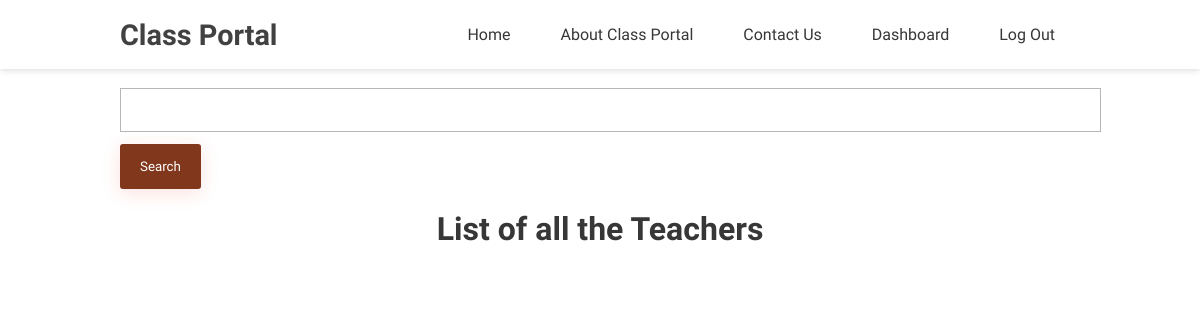
The app's page /view-teachers.php (signed in), older data.
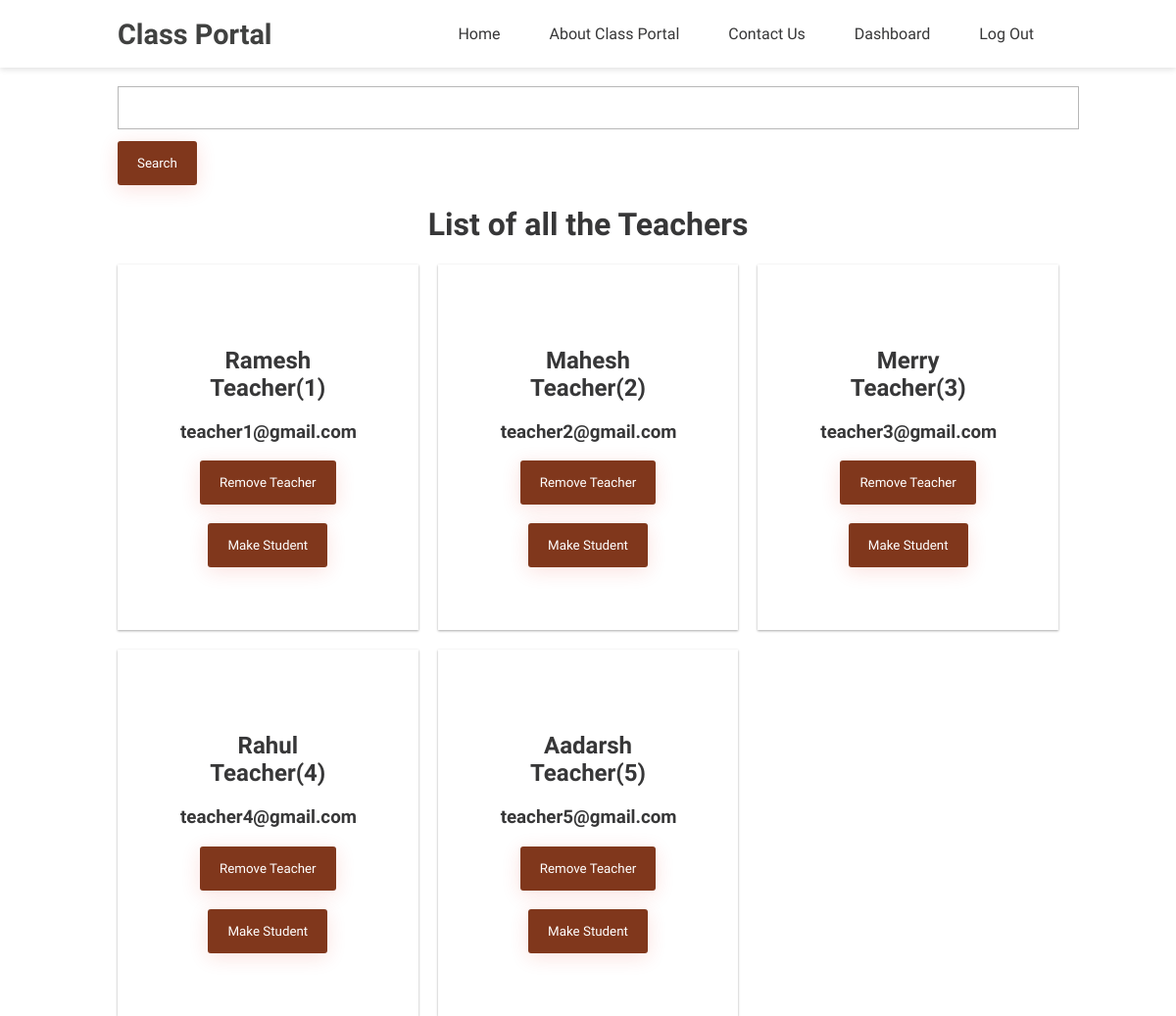
The same page, newer data.
### tables this page shows
CREATE TABLE `users` (
  `id` int(100) NOT NULL,
  `username` varchar(100) NOT NULL,
  `email` varchar(100) NOT NULL,
  `password` varchar(200) NOT NULL,
  `user_role` int(10) NOT NULL,
  `Semester` int(11) NOT NULL
);

### view-teachers.php (the view, shortened to what this page needs)
<?php
if (!isset($_SESSION['username'])) :
    header('Location:login.php');
else :
    include("config/db.php");
    include("include/header.php");
?>
<br>
    <div class="container">
            <?php
            $search = isset($_GET['search']) ? $_GET['search'] : '';
            $sql = "SELECT * FROM users WHERE user_role=2 AND (username LIKE '%$search%' OR email LIKE '%$search%')";
            $result = mysqli_query($conn, $sql) or die('Error');
            echo "<form method='GET'><input type='text' name='search' value='$search'><input type='submit' value='Search'></form>";
            ?>
        <h1 style="text-align: center;">List of all the Teachers</h1>
        <div class="cards" id="data">
        <?php
            if (mysqli_num_rows($result) > 0) {
                while ($row = mysqli_fetch_assoc($result)) {
                    $username = $row['username'];
                    $email = $row['email'];
            ?>
                    <div class="card">
                        <h2><?php echo $username ?></h2>
                        <h3><?php echo $email ?></h3>
                        <form id="deleteForm" action="delete_std.php" method="POST">
                            <input type="submit" name="delete" value="Remove Teacher" onclick="return confirmDelete();">
                        </form>
                        <br>
                        <form id="makestd" action="make_std.php" method="POST">
                            <input type="submit" name="makestd" value="Make Student" onclick="return confirmstd();">
                        </form>
                    </div>
            <?php
                }
            } else {
                $error = 'No Students found';
            }
            ?>
        </div>
    </div>
<?php
endif;
?>

Row changes from the older to the newer data that the page shows:
now on this page (row edited): users: username "Ramesh Teacher(1)", email "teacher1@gmail.com"
now on this page (row edited): users: username "Mahesh Teacher(2)", email "teacher2@gmail.com"
now on this page (row edited): users: username "Merry Teacher(3)", email "teacher3@gmail.com"
now on this page (row edited): users: username "Rahul Teacher(4)", email "teacher4@gmail.com"
now on this page (row edited): users: username "Aadarsh Teacher(5)", email "teacher5@gmail.com"
